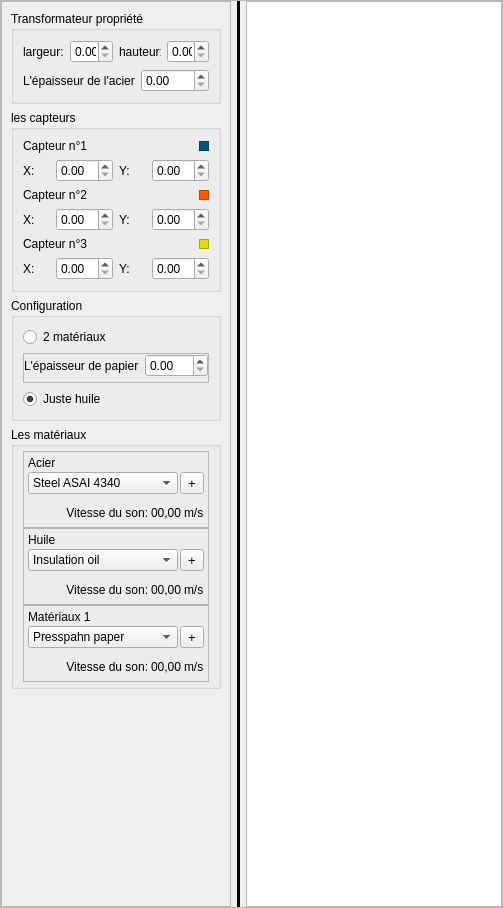
     <widget class="QFrame" name="frame_prop">
      <property name="maximumSize">
       <size>
        <width>16777215</width>
        <height>16777215</height>
       </size>
      </property>
      <property name="frameShape">
       <enum>QFrame::StyledPanel</enum>
      </property>
      <property name="frameShadow">
       <enum>QFrame::Raised</enum>
      </property>
      <layout class="QHBoxLayout" name="horizontalLayout_14">
       <property name="leftMargin">
        <number>0</number>
       </property>
       <property name="topMargin">
        <number>0</number>
       </property>
       <property name="rightMargin">
        <number>0</number>
       </property>
       <property name="bottomMargin">
        <number>0</number>
       </property>
       <item>
        <widget class="QFrame" name="frame_3">
         <property name="minimumSize">
          <size>
           <width>230</width>
           <height>0</height>
          </size>
         </property>
         <property name="maximumSize">
          <size>
           <width>230</width>
           <height>16777215</height>
          </size>
         </property>
         <property name="frameShape">
          <enum>QFrame::StyledPanel</enum>
         </property>
         <property name="frameShadow">
          <enum>QFrame::Raised</enum>
         </property>
         <layout class="QVBoxLayout" name="verticalLayout_6">
          <item>
           <widget class="QGroupBox" name="groupBox_3">
            <property name="title">
             <string>Transformateur propriété</string>
            </property>
            <layout class="QVBoxLayout" name="verticalLayout_13">
             <item>
              <layout class="QHBoxLayout" name="horizontalLayout_4">
               <item>
                <layout class="QHBoxLayout" name="horizontalLayout_2">
                 <item>
                  <widget class="QLabel" name="label_2">
                   <property name="text">
                    <string>largeur:</string>
                   </property>
                  </widget>
                 </item>
                 <item>
                  <widget class="QDoubleSpinBox" name="doubleSpinBox_larg">
                   <property name="maximum">
                    <double>10000.000000000000000</double>
                   </property>
                  </widget>
                 </item>
                </layout>
               </item>
               <item>
                <layout class="QHBoxLayout" name="horizontalLayout_3">
                 <item>
                  <widget class="QLabel" name="label_3">
                   <property name="text">
                    <string>hauteur:</string>
                   </property>
                  </widget>
                 </item>
                 <item>
                  <widget class="QDoubleSpinBox" name="doubleSpinBox_haut">
                   <property name="maximum">
                    <double>10000.000000000000000</double>
                   </property>
                  </widget>
                 </item>
                </layout>
               </item>
              </layout>
             </item>
             <item>
              <layout class="QHBoxLayout" name="horizontalLayout_16">
               <property name="topMargin">
                <number>0</number>
               </property>
               <item>
                <widget class="QLabel" name="label_15">
                 <property name="text">
                  <string>L'épaisseur de l'acier</string>
                 </property>
                </widget>
               </item>
               <item>
                <widget class="QDoubleSpinBox" name="doubleSpinBox_10"/>
               </item>
              </layout>
             </item>
            </layout>
           </widget>
          </item>
          <item>
           <widget class="QGroupBox" name="groupBox_4">
            <property name="title">
             <string>les capteurs</string>
            </property>
            <layout class="QVBoxLayout" name="verticalLayout_2">
             <item>
              <layout class="QVBoxLayout" name="verticalLayout_3">
               <item>
                <layout class="QHBoxLayout" name="horizontalLayout_24">
                 <property name="topMargin">
                  <number>0</number>
                 </property>
                 <item>
                  <widget class="QLabel" name="label_4">
                   <property name="text">
                    <string>Capteur n°1</string>
                   </property>
                  </widget>
                 </item>
                 <item>
                  <widget class="QFrame" name="frame_9">
                   <property name="maximumSize">
                    <size>
                     <width>10</width>
                     <height>10</height>
                    </size>
                   </property>
                   <property name="baseSize">
                    <size>
                     <width>10</width>
                     <height>10</height>
                    </size>
                   </property>
                   <property name="styleSheet">
                    <string notr="true">background-color: rgb(0, 85, 127);</string>
                   </property>
                   <property name="frameShape">
                    <enum>QFrame::StyledPanel</enum>
                   </property>
                   <property name="frameShadow">
                    <enum>QFrame::Raised</enum>
                   </property>
                  </widget>
                 </item>
                </layout>
               </item>
               <item>
                <layout class="QHBoxLayout" name="horizontalLayout_5">
                 <item>
                  <layout class="QHBoxLayout" name="horizontalLayout_6">
                   <item>
                    <widget class="QLabel" name="label_5">
                     <property name="text">
                      <string>X:</string>
                     </property>
                    </widget>
                   </item>
                   <item>
                    <widget class="QDoubleSpinBox" name="doubleSpinBox_cx1"/>
                   </item>
                  </layout>
                 </item>
                 <item>
                  <layout class="QHBoxLayout" name="horizontalLayout_7">
                   <item>
                    <widget class="QLabel" name="label_6">
                     <property name="text">
                      <string>Y:</string>
                     </property>
                    </widget>
                   </item>
                   <item>
                    <widget class="QDoubleSpinBox" name="doubleSpinBox_cy1"/>
                   </item>
                  </layout>
                 </item>
                </layout>
               </item>
              </layout>
             </item>
             <item>
              <layout class="QVBoxLayout" name="verticalLayout_4">
               <item>
                <layout class="QHBoxLayout" name="horizontalLayout_25">
                 <property name="topMargin">
                  <number>0</number>
                 </property>
                 <item>
                  <widget class="QLabel" name="label_7">
                   <property name="text">
                    <string>Capteur n°2</string>
                   </property>
                  </widget>
                 </item>
                 <item>
                  <widget class="QFrame" name="frame_8">
                   <property name="maximumSize">
                    <size>
                     <width>10</width>
                     <height>10</height>
                    </size>
                   </property>
                   <property name="baseSize">
                    <size>
                     <width>10</width>
                     <height>10</height>
                    </size>
                   </property>
                   <property name="styleSheet">
                    <string notr="true">background-color: rgb(255, 85, 0);</string>
                   </property>
                   <property name="frameShape">
                    <enum>QFrame::StyledPanel</enum>
                   </property>
                   <property name="frameShadow">
                    <enum>QFrame::Raised</enum>
                   </property>
                  </widget>
                 </item>
                </layout>
               </item>
               <item>
                <layout class="QHBoxLayout" name="horizontalLayout_8">
                 <item>
                  <layout class="QHBoxLayout" name="horizontalLayout_9">
                   <item>
                    <widget class="QLabel" name="label_8">
                     <property name="text">
                      <string>X:</string>
                     </property>
                    </widget>
                   </item>
                   <item>
                    <widget class="QDoubleSpinBox" name="doubleSpinBox_cx2"/>
                   </item>
                  </layout>
                 </item>
                 <item>
                  <layout class="QHBoxLayout" name="horizontalLayout_10">
                   <item>
                    <widget class="QLabel" name="label_9">
                     <property name="text">
                      <string>Y:</string>
                     </property>
                    </widget>
                   </item>
                   <item>
                    <widget class="QDoubleSpinBox" name="doubleSpinBox_cy2"/>
                   </item>
                  </layout>
                 </item>
                </layout>
               </item>
              </layout>
             </item>
             <item>
              <layout class="QVBoxLayout" name="verticalLayout_5">
               <item>
                <layout class="QHBoxLayout" name="horizontalLayout_26">
                 <property name="topMargin">
                  <number>0</number>
                 </property>
                 <item>
                  <widget class="QLabel" name="label_21">
                   <property name="text">
                    <string>Capteur n°3</string>
                   </property>
                  </widget>
                 </item>
                 <item>
                  <widget class="QFrame" name="frame_10">
                   <property name="maximumSize">
                    <size>
                     <width>10</width>
                     <height>10</height>
                    </size>
                   </property>
                   <property name="baseSize">
                    <size>
                     <width>10</width>
                     <height>10</height>
                    </size>
                   </property>
                   <property name="styleSheet">
                    <string notr="true">background-color: rgb(221, 221, 0);</string>
                   </property>
                   <property name="frameShape">
                    <enum>QFrame::StyledPanel</enum>
                   </property>
                   <property name="frameShadow">
                    <enum>QFrame::Raised</enum>
                   </property>
                  </widget>
                 </item>
                </layout>
               </item>
               <item>
                <layout class="QHBoxLayout" name="horizontalLayout_11">
                 <item>
                  <layout class="QHBoxLayout" name="horizontalLayout_12">
                   <item>
                    <widget class="QLabel" name="label_11">
                     <property name="text">
                      <string>X:</string>
                     </property>
                    </widget>
                   </item>
                   <item>
                    <widget class="QDoubleSpinBox" name="doubleSpinBox_cx3"/>
                   </item>
                  </layout>
                 </item>
                 <item>
                  <layout class="QHBoxLayout" name="horizontalLayout_13">
                   <item>
                    <widget class="QLabel" name="label_12">
                     <property name="text">
                      <string>Y:</string>
                     </property>
                    </widget>
                   </item>
                   <item>
                    <widget class="QDoubleSpinBox" name="doubleSpinBox_cy3"/>
                   </item>
                  </layout>
                 </item>
                </layout>
               </item>
              </layout>
             </item>
            </layout>
           </widget>
          </item>
          <item>
           <widget class="QGroupBox" name="groupBox">
            <property name="title">
             <string>Configuration</string>
            </property>
            <layout class="QVBoxLayout" name="verticalLayout_7">
             <item>
              <widget class="QRadioButton" name="radioButtonConfg1">
               <property name="text">
                <string>2 matériaux</string>
               </property>
              </widget>
             </item>
             <item>
              <widget class="QFrame" name="frame_4">
               <property name="frameShape">
                <enum>QFrame::StyledPanel</enum>
               </property>
               <property name="frameShadow">
                <enum>QFrame::Raised</enum>
               </property>
               <layout class="QVBoxLayout" name="verticalLayout_8">
                <property name="spacing">
                 <number>3</number>
                </property>
                <property name="leftMargin">
                 <number>0</number>
                </property>
                <property name="topMargin">
                 <number>0</number>
                </property>
                <property name="rightMargin">
                 <number>0</number>
                </property>
                <property name="bottomMargin">
                 <number>5</number>
                </property>
                <item>
                 <layout class="QHBoxLayout" name="horizontalLayout_15">
                  <property name="topMargin">
                   <number>0</number>
                  </property>
                  <item>
                   <widget class="QLabel" name="label_14">
                    <property name="text">
                     <string>L'épaisseur de papier </string>
                    </property>
                   </widget>
                  </item>
                  <item>
                   <widget class="QDoubleSpinBox" name="epaisseur"/>
                  </item>
                 </layout>
                </item>
               </layout>
              </widget>
             </item>
             <item>
              <widget class="QRadioButton" name="radioButtonConfg2">
               <property name="text">
                <string>Juste huile</string>
               </property>
               <property name="checked">
                <bool>true</bool>
               </property>
              </widget>
             </item>
            </layout>
           </widget>
          </item>
          <item>
           <widget class="QGroupBox" name="groupBox_2">
            <property name="title">
             <string>Les matériaux</string>
            </property>
            <layout class="QVBoxLayout" name="verticalLayout_9">
             <property name="spacing">
              <number>0</number>
             </property>
             <property name="topMargin">
              <number>4</number>
             </property>
             <property name="bottomMargin">
              <number>4</number>
             </property>
             <item>
              <widget class="QFrame" name="frame_5">
               <property name="frameShape">
                <enum>QFrame::StyledPanel</enum>
               </property>
               <property name="frameShadow">
                <enum>QFrame::Raised</enum>
               </property>
               <layout class="QVBoxLayout" name="verticalLayout_10">
                <property name="spacing">
                 <number>2</number>
                </property>
                <property name="leftMargin">
                 <number>4</number>
                </property>
                <property name="topMargin">
                 <number>4</number>
                </property>
                <property name="rightMargin">
                 <number>4</number>
                </property>
                <property name="bottomMargin">
                 <number>4</number>
                </property>
                <item>
                 <widget class="QLabel" name="label_13">
                  <property name="text">
                   <string>Acier</string>
                  </property>
                 </widget>
                </item>
                <item>
                 <layout class="QHBoxLayout" name="horizontalLayout_17">
                  <property name="spacing">
                   <number>2</number>
                  </property>
                  <property name="topMargin">
                   <number>0</number>
                  </property>
                  <item>
                   <widget class="QComboBox" name="materiauxAcier">
                    <item>
                     <property name="text">
                      <string>Steel ASAI 4340</string>
                     </property>
                    </item>
                   </widget>
                  </item>
                  <item>
                   <widget class="QToolButton" name="toolButton">
                    <property name="font">
                     <font>
                      <pointsize>10</pointsize>
                     </font>
                    </property>
                    <property name="text">
                     <string>+</string>
                    </property>
                   </widget>
                  </item>
                 </layout>
                </item>
                <item>
                 <layout class="QHBoxLayout" name="horizontalLayout_18">
                  <property name="topMargin">
                   <number>7</number>
                  </property>
                  <item>
                   <spacer name="horizontalSpacer">
                    <property name="orientation">
                     <enum>Qt::Horizontal</enum>
                    </property>
                    <property name="sizeHint" stdset="0">
                     <size>
                      <width>40</width>
                      <height>20</height>
                     </size>
                    </property>
                   </spacer>
                  </item>
                  <item>
                   <widget class="QLabel" name="label_25">
                    <property name="text">
                     <string> Vitesse du son:</string>
                    </property>
                   </widget>
                  </item>
                  <item>
                   <widget class="QLabel" name="label_V_acier">
                    <property name="text">
                     <string>00,00</string>
                    </property>
                   </widget>
                  </item>
                  <item>
                   <widget class="QLabel" name="label">
                    <property name="text">
                     <string>m/s</string>
                    </property>
                   </widget>
                  </item>
                 </layout>
                </item>
               </layout>
              </widget>
             </item>
             <item>
              <widget class="QFrame" name="frame_7">
               <property name="frameShape">
                <enum>QFrame::StyledPanel</enum>
               </property>
               <property name="frameShadow">
                <enum>QFrame::Raised</enum>
               </property>
               <layout class="QVBoxLayout" name="verticalLayout_12">
                <property name="spacing">
                 <number>2</number>
                </property>
                <property name="leftMargin">
                 <number>4</number>
                </property>
                <property name="topMargin">
                 <number>4</number>
                </property>
                <property name="rightMargin">
                 <number>4</number>
                </property>
                <property name="bottomMargin">
                 <number>4</number>
                </property>
                <item>
                 <widget class="QLabel" name="label_19">
                  <property name="text">
                   <string>Huile</string>
                  </property>
                 </widget>
                </item>
                <item>
                 <layout class="QHBoxLayout" name="horizontalLayout_21">
                  <property name="spacing">
                   <number>2</number>
                  </property>
                  <property name="topMargin">
                   <number>0</number>
                  </property>
                  <item>
                   <widget class="QComboBox" name="materiauxHuile">
                    <item>
                     <property name="text">
                      <string>Insulation oil</string>
                     </property>
                    </item>
                   </widget>
                  </item>
                  <item>
                   <widget class="QToolButton" name="toolButton_3">
                    <property name="font">
                     <font>
                      <pointsize>10</pointsize>
                     </font>
                    </property>
                    <property name="text">
                     <string>+</string>
                    </property>
                   </widget>
                  </item>
                 </layout>
                </item>
                <item>
                 <layout class="QHBoxLayout" name="horizontalLayout_22">
                  <property name="topMargin">
                   <number>7</number>
                  </property>
                  <item>
                   <spacer name="horizontalSpacer_3">
                    <property name="orientation">
                     <enum>Qt::Horizontal</enum>
                    </property>
                    <property name="sizeHint" stdset="0">
                     <size>
                      <width>40</width>
                      <height>20</height>
                     </size>
                    </property>
                   </spacer>
                  </item>
                  <item>
                   <widget class="QLabel" name="label_24">
                    <property name="text">
                     <string> Vitesse du son:</string>
                    </property>
                   </widget>
                  </item>
                  <item>
                   <widget class="QLabel" name="label_V_oil">
                    <property name="text">
                     <string>00,00</string>
                    </property>
                   </widget>
                  </item>
                  <item>
                   <widget class="QLabel" name="label_10">
                    <property name="text">
                     <string>m/s</string>
                    </property>
                   </widget>
                  </item>
                 </layout>
                </item>
               </layout>
              </widget>
             </item>
             <item>
              <widget class="QFrame" name="frame_6">
               <property name="frameShape">
                <enum>QFrame::StyledPanel</enum>
               </property>
               <property name="frameShadow">
                <enum>QFrame::Raised</enum>
               </property>
               <layout class="QVBoxLayout" name="verticalLayout_11">
                <property name="spacing">
                 <number>2</number>
                </property>
                <property name="leftMargin">
                 <number>4</number>
                </property>
                <property name="topMargin">
                 <number>4</number>
                </property>
                <property name="rightMargin">
                 <number>4</number>
                </property>
                <property name="bottomMargin">
                 <number>4</number>
                </property>
                <item>
                 <widget class="QLabel" name="label_17">
                  <property name="text">
                   <string>Matériaux 1</string>
                  </property>
                 </widget>
                </item>
                <item>
                 <layout class="QHBoxLayout" name="horizontalLayout_19">
                  <property name="spacing">
                   <number>2</number>
                  </property>
                  <property name="topMargin">
                   <number>0</number>
                  </property>
                  <item>
                   <widget class="QComboBox" name="materiauxMatr1">
                    <item>
                     <property name="text">
                      <string>Presspahn paper</string>
                     </property>
                    </item>
                   </widget>
                  </item>
                  <item>
                   <widget class="QToolButton" name="toolButton_2">
                    <property name="font">
                     <font>
                      <pointsize>10</pointsize>
                     </font>
                    </property>
                    <property name="text">
                     <string>+</string>
                    </property>
                   </widget>
                  </item>
                 </layout>
                </item>
                <item>
                 <layout class="QHBoxLayout" name="horizontalLayout_20">
                  <property name="topMargin">
                   <number>7</number>
                  </property>
                  <item>
                   <spacer name="horizontalSpacer_2">
                    <property name="orientation">
                     <enum>Qt::Horizontal</enum>
                    </property>
                    <property name="sizeHint" stdset="0">
                     <size>
                      <width>40</width>
                      <height>20</height>
                     </size>
                    </property>
                   </spacer>
                  </item>
                  <item>
                   <widget class="QLabel" name="label_23">
                    <property name="text">
                     <string> Vitesse du son:</string>
                    </property>
                   </widget>
                  </item>
                  <item>
                   <widget class="QLabel" name="label_V_paper">
                    <property name="text">
                     <string>00,00</string>
                    </property>
                   </widget>
                  </item>
                  <item>
                   <widget class="QLabel" name="label_22">
                    <property name="text">
                     <string>m/s</string>
                    </property>
                   </widget>
                  </item>
                 </layout>
                </item>
               </layout>
              </widget>
             </item>
            </layout>
           </widget>
          </item>
          <item>
           <spacer name="verticalSpacer_2">
            <property name="orientation">
             <enum>Qt::Vertical</enum>
            </property>
            <property name="sizeHint" stdset="0">
             <size>
              <width>20</width>
              <height>168</height>
             </size>
            </property>
           </spacer>
          </item>
          <item>
           <spacer name="verticalSpacer_3">
            <property name="orientation">
             <enum>Qt::Vertical</enum>
            </property>
            <property name="sizeHint" stdset="0">
             <size>
              <width>20</width>
              <height>40</height>
             </size>
            </property>
           </spacer>
          </item>
         </layout>
        </widget>
       </item>
       <item>
        <widget class="Line" name="line_2">
         <property name="styleSheet">
          <string notr="true">background-color: black;</string>
         </property>
         <property name="orientation">
          <enum>Qt::Vertical</enum>
         </property>
        </widget>
       </item>
       <item>
        <widget class="QGraphicsView" name="graphicsView"/>
       </item>
      </layout>
     </widget>
